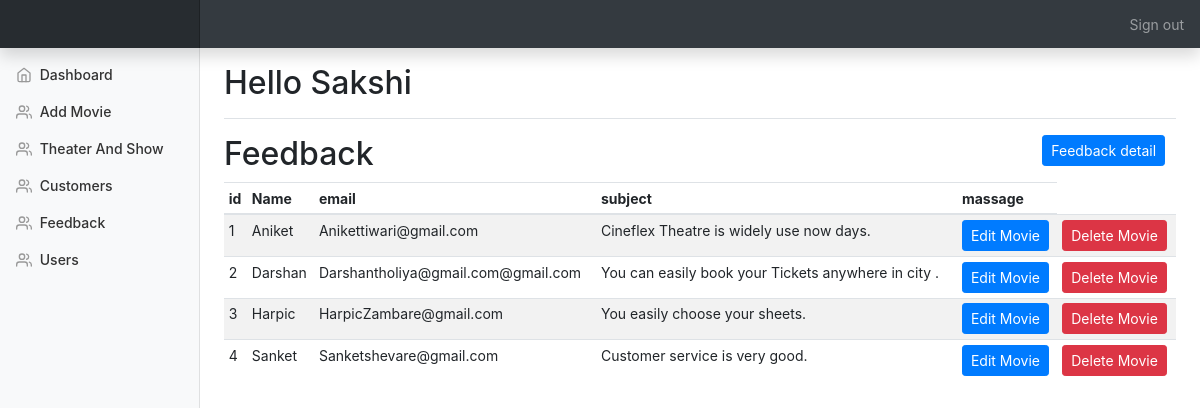
The page /admin/feedback.php (signed in) on the database its author committed.
### tables this page shows
CREATE TABLE `feedback` (
  `id` int(100) NOT NULL,
  `name` varchar(100) NOT NULL,
  `email` varchar(50) NOT NULL,
  `massage` varchar(100) NOT NULL
);

### admin/feedback.php (the view, shortened to what this page needs)
<!doctype html>
<html lang="en">
  <head>
    <link rel="stylesheet" href='css/all.css' type='text/css'>
    <link rel="stylesheet" href='css/bootstrap.min.css' type='text/css'>
    <link rel="stylesheet" href='css/dashboard.css' type='text/css'>
<?php include_once("./templates/top.php"); ?>
<?php include_once("./templates/navbar.php"); ?>
<div class="container-fluid">
  <div class="row">
    <?php include "./templates/sidebar.php"; ?>
      <div class="row">
      	<div class="col-10">
      		<h2>Feedback</h2>
      	</div>
      	<div class="col-2">
      		<a href="#" data-toggle="modal" data-target="#add_feedback_modal" class="btn btn-primary btn-sm">Feedback detail</a>
      	</div>
      </div>
      <div class="table-responsive">
        <table class="table table-striped table-sm">
          <thead>
            <tr>
              <th>id</th>
              <th>Name</th>
              <th>email</th>
              <th>subject</th>
              <th>massage</th>
            </tr>
          </thead>
          <tbody id="product_list">
           <?php
include_once 'Database.php';
$result = mysqli_query($conn,"SELECT * FROM feedback");
if (mysqli_num_rows($result) > 0) {
  while($row = mysqli_fetch_array($result)) {
    $id=$row['id'];?>
    <tr>
              <td><?php echo $row['id'];?></td>
              <td><?php echo $row['name'];?></td>
              <td><?php echo $row['email'];?></td>
              <td><?php echo $row['massage'];?></td>
              <td><button data-toggle="modal" type="button" data-target="#edit_feedback_modal<?php echo $id;?>" class="btn btn-primary btn-sm">Edit Movie</button></td>
              <td><button data-toggle="modal" type="button" data-target="#delete_feedback_modal<?php echo $id;?>" class="btn btn-danger btn-sm">Delete Movie</button></td>
            </tr>
  <?php
  }
}
?>
          </tbody>
        </table>
      </div>
    </main>
  </div>
</div>
<?php include_once("./templates/footer.php"); ?>

### admin/css/dashboard.css (style rules this page uses)
body { font-size: .875rem; }

### rows shown on the page
feedback: id "1", name "Aniket", email "Anikettiwari@gmail.com", massage "Cineflex Theatre is widely use now days."
feedback: id "2", name "Darshan", email "Darshantholiya@gmail.com@gmail.com", massage "You can easily book your Tickets anywhere in city ."
feedback: id "3", name "Harpic", email "HarpicZambare@gmail.com", massage "You easily choose your sheets."
feedback: id "4", name "Sanket", email "Sanketshevare@gmail.com", massage "Customer service is very good."

### other values the page prints
$_SESSION["admin"] "Sakshi"
